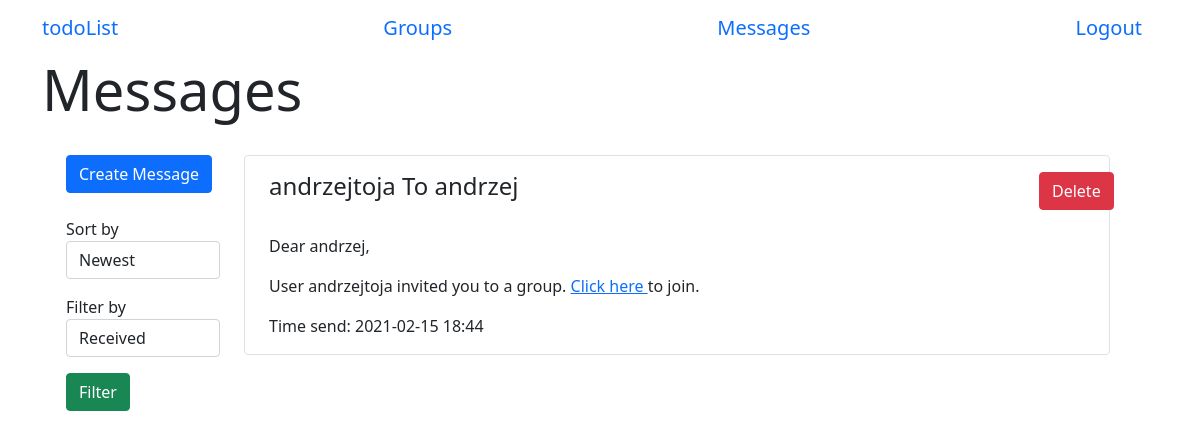
Screenshot of /messages (signed in) with the database file from the repository.
### app/models.py (models this page shows, shortened)
class Message(db.Model):
    id = db.Column(db.Integer, primary_key=True)
    text = db.Column(db.String(500))
    timestamp = db.Column(db.DateTime, index=True, default=datetime.now())
    sender_id = db.Column(db.Integer, db.ForeignKey('user.id'))
    receiver_id = db.Column(db.Integer, db.ForeignKey('user.id'))

class User(UserMixin, db.Model):
    id = db.Column(db.Integer, primary_key=True)
    username = db.Column(db.String(64), index=True, unique=True)
    email = db.Column(db.String(64), index=True, unique=True)
    password_hash = db.Column(db.String(128))
    tasks = db.relationship('Task', backref='author', lazy='dynamic')
    sent_messages = db.relationship('Message', backref="sender", lazy='dynamic', foreign_keys='Message.sender_id')
    messages = db.relationship('Message', backref="receiver", lazy='dynamic', foreign_keys='Message.receiver_id')
    authenticated = db.Column(db.Boolean, index=True, default=False)
    groups = db.relationship(
        'Group',
        secondary=group_table,
        back_populates="users")
    def get_messages(self):
        return Message.query.filter_by(receiver_id=self.id).order_by(Message.timestamp.desc())

### app/routes.py (the view)
@login_required
@app.route('/messages', methods=['GET', 'POST'])
def messages():
    if not current_user.is_authenticated:
        return redirect(url_for('index'))
    form = MessageFilterForm()
    msg = current_user.get_messages()
    if form.validate_on_submit():
        msg = current_user.get_messages_filtered(form.sort_by.data, form.filter_by.data)
    return render_template('messages.html', form=form, messages=msg)

### app/forms.py
class MessageFilterForm(FlaskForm):
    sort_by = SelectField('Sort by', choices=['Newest', 'Oldest'], validators=[])
    filter_by = SelectField('Filter by', choices=['Received', 'Sent', "All"], validators=[])
    submit = SubmitField('Filter')

### app/models.py (called while the page is built)
@login.user_loader
def load_user(id):
    return User.query.get(int(id))

### app/templates/messages.html (shortened to what this page needs)
{% extends 'base.html' %}
{% block start %}Messages{% endblock %}
{% block body %}
    <div class="container row">
        <div class="container col-2">
            <form class="col-4 form-temp mt-3" action="/create_message">
                <input type="submit" class="btn btn-primary btn-block" value='Create Message'></input>
            </form>
            <form action="" method="POST">
                <div>
                    <p class="mt-4">
                        {{ form.sort_by.label }}
                        {{ form.sort_by(class_="form-control") }}
                    </p>
                    <p>
                        {{ form.filter_by.label }}
                        {{ form.filter_by(class_="form-control") }}
                    </p>
                    <p>
                        {{ form.submit(class_="btn btn-success") }}
                    </p>
                </div>
            </form>
        </div>
        <div class="container col-10 mt-3">
            {% if messages %}
                {% for message in messages %}
                    <div class="container border rounded mb-2">
                        <div class="row mt-3">
                            <h4 class="col-11">{{ message.sender.username }} To {{ message.receiver.username }}</h4>
                            <form class="col-1 form-temp" action={{ "delete_message/" + message.id|string }}>
                                <input type="submit" class="btn btn-danger" value='Delete'></input>
                            </form>
                        </div>
                        <p class="mt-4">
                            {% autoescape false %}
                            {{ message.text }}
                            {% endautoescape %}
                        </p>
                        <p>Time send: {{ message.timestamp.strftime("%Y-%m-%d %H:%M") }}</p>
                    </div>
                {% endfor %}
            {% else %}
                <div class="container m-auto">
                    You have no messages!
                </div>
            {% endif %}
        </div>
    </div>
{% endblock %}

### app/static/css/main.css (style rules this page uses)
* { box-sizing: border-box }
body { font-family: 'Montserrat', sans-serif; overflow-y:scroll; }
.form-temp { display: flex; flex-direction: row; }

### rows the page displays
Message: sender.username "andrzejtoja", receiver.username "andrzej", text "Dear andrzej, User andrzejtoja invited you to a group. Click here to join.", timestamp "2021-02-15 18:44"
